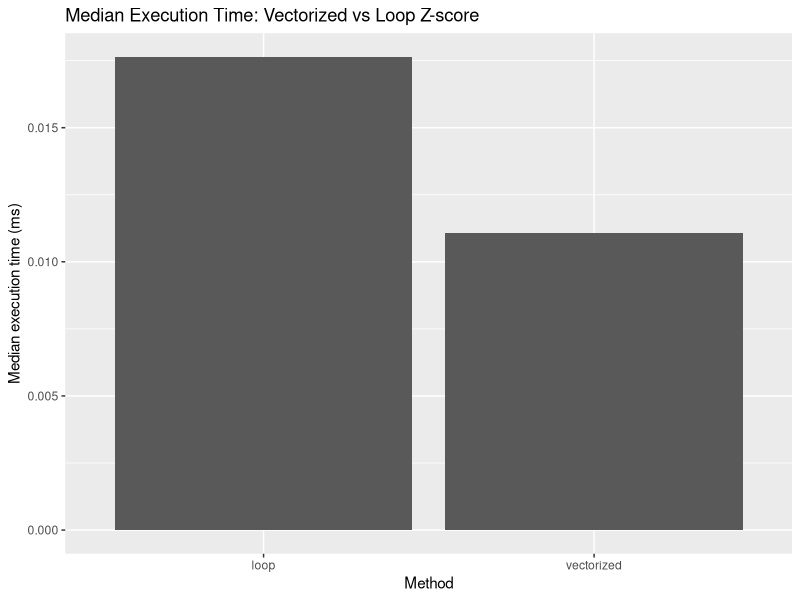
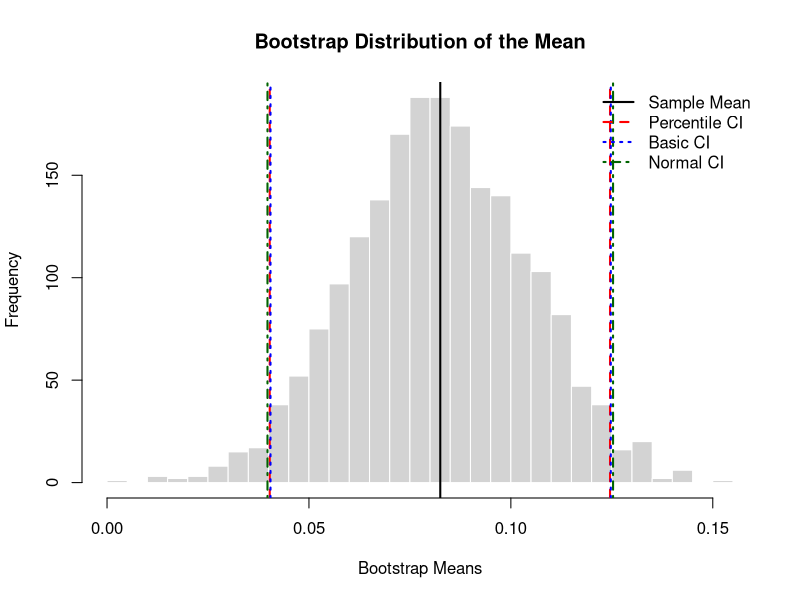
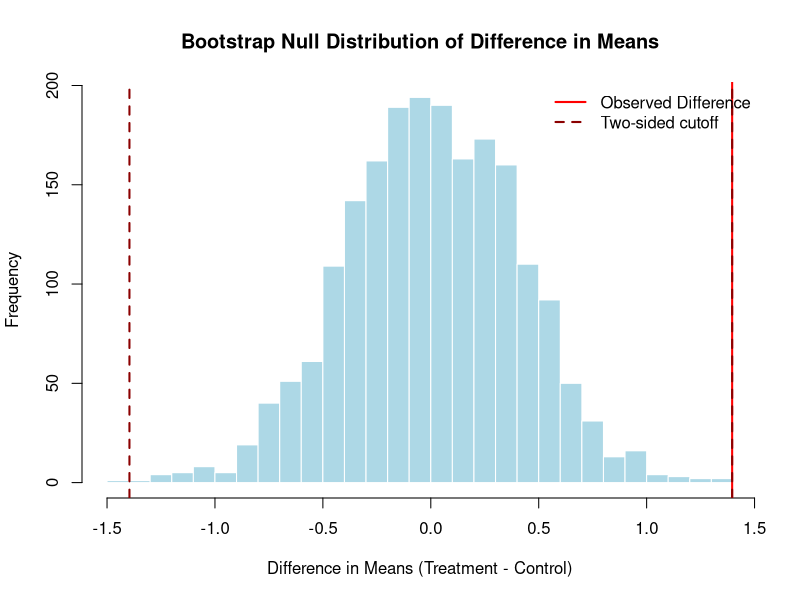

These charts were generated, in order, by the following R code:
## ---- chunk 1
library(tidyverse)
library(bench)
library(palmerpenguins)
library(purrr)
library(ggplot2)
## ---- chunk 2
x <- iris$Sepal.Length
vectorized_zscore <- function(x) {
  (x - mean(x)) / sd(x)
}

loop_zscore <- function(x) {
  z <- numeric(length(x))
  mu <- mean(x)
  s <- sd(x)
  
  for (i in seq_along(x)) {
    z[i] <- (x[i] - mu) / s
  }
  
  z
}

bm <- bench::mark(
  vectorized = vectorized_zscore(x),
  loop = loop_zscore(x),
  iterations = 50,
  check = TRUE
)

bm

## ---- chunk 3
bm_plot <- data.frame(
  method = as.character(bm$expression),
  median_time_ms = as.numeric(bm$median) * 1000
)
ggplot(bm_plot, aes(x = method, y = median_time_ms)) +
  geom_col() +
  labs(
    title = "Median Execution Time: Vectorized vs Loop Z-score",
    x = "Method",
    y = "Median execution time (ms)"
  )
## ---- chunk 4
head(ChickWeight)

ChickWeight_new <- ChickWeight %>%
  group_by(Chick) %>%
  mutate(
    Growth.Rate = (weight - lag(weight)) / (Time - lag(Time)),
    Weight.Gain.Percent = (last(weight) - first(weight)) / first(weight) * 100
  )

diet_summary <- ChickWeight_new %>%
  split(.$Diet) %>%
  map_dfr(~ tibble(
    Avg.Growth.Rate = mean(.x$Growth.Rate, na.rm = TRUE),
    Mean.Max.Weight = mean(tapply(.x$weight, .x$Chick, max),na.rm = TRUE)
  ), .id = "Diet")

diet_summary

## ---- chunk 5
library(palmerpenguins)
head(penguins)
species_list <- penguins %>%
  split(.$species) %>%
  map(~ {
    attr(.x, "sample_size") <- nrow(.x)
    .x
  })

species_list
attr(species_list$Adelie, "sample_size")
## ---- chunk 6
numeric_data <- penguins[, sapply(penguins, is.numeric)]

lapply(numeric_data, mean, na.rm = TRUE)

map_dbl(numeric_data, mean, na.rm = TRUE)

## ---- chunk 7
tapply(penguins$body_mass_g, penguins$species, mean, na.rm = TRUE)

tapply(penguins$body_mass_g, 
       list(penguins$species, penguins$sex), 
       mean, na.rm = TRUE)
## ---- chunk 8
x<-c(1,2,3)
y<-x
y[1]<-100
x
y
## ---- chunk 9
system.time({
  result <- numeric(0)
for (i in 1:10000) {
  result <- c(result, i^2)
}
})

system.time({
  result <- numeric(10000)
for (i in 1:10000) {
  result[i]<- i^2
}
})
## ---- chunk 10
A <- matrix(c(4, 2, 1, 5), nrow = 2)
B <- matrix(c(3, 1, 0, 2), nrow = 2)
C <- matrix(c(1, 3, 5, 2, 4, 6), nrow = 2)
## ---- chunk 11
A + B
A * B
A %*% B
t(A) %*% C
solve(A)
## ---- chunk 12
is_symmetric <- function(M) {
  if (nrow(M) != ncol(M)) {
    stop("Error: input matrix is not square")
  }
  isTRUE(all.equal(M, t(M)))
}

is_symmetric(A)              
is_symmetric(t(A) %*% A)     
is_symmetric(B)              
## ---- chunk 13
M <- matrix(c(4, 2, 2, 3), nrow = 2)
eig <- eigen(M)
eigenvalues <- eig$values
eigenvectors <- eig$vectors
print(eigenvalues)
print(eigenvectors)
## ---- chunk 14
for (i in 1:2) {
  x <- eigenvectors[, i]
  lambda <- eigenvalues[i]
  comparison <- cbind(M %*% x, lambda * x)
  colnames(comparison) <- c("M %*% x", "lambda * x")
  cat("--- Eigenvector", i, "---\n")
  print(comparison)
}

## ---- chunk 15
P <- eigenvectors
D <- diag(eigenvalues)
M_reconstructed <- P %*% D %*% solve(P)

print(M_reconstructed)
print(M)  
## ---- chunk 16
X <- matrix(c(3, 2, 2,
              2, 3, -2,
              2, -2, 3), nrow = 3, byrow = TRUE)

# SVD
svd_X <- svd(X)
svd_X

U <- svd_X$u
d <- svd_X$d
V <- svd_X$v

# Rank-1 approximation
X_rank1 <- d[1] * U[, 1] %*% t(V[, 1])

# Frobenius norm of the difference
fro_error <- norm(X - X_rank1, type = "F")

X_rank1
fro_error
## ---- chunk 17
set.seed(228)
n <- 100
x <- runif(n, -5, 5)
y <- 3 + 2 * x + rnorm(n, sd = 1)

# Design matrix
X <- cbind(1, x)

# QR decomposition approach
qr_X <- qr(X)
Q <- qr.Q(qr_X)
R <- qr.R(qr_X)

beta_qr <- solve(R, t(Q) %*% y)
beta_qr

# Compare with lm()
model <- lm(y ~ x)
coef(model)

# Optional: put results side by side
comparison <- data.frame(
  Method = c("QR", "lm"),
  Intercept = c(beta_qr[1], coef(model)[1]),
  Slope = c(beta_qr[2], coef(model)[2])
)
comparison
## ---- chunk 18
rosenbrock <- function(x) {
  x1 <- x[1]
  x2 <- x[2]
  (1 - x1)^2 + 100 * (x2 - x1^2)^2
}
## ---- chunk 19
rosenbrock_grad <- function(x) {
  x1 <- x[1]
  x2 <- x[2]
  
  c(
    -2 * (1 - x1) - 400 * x1 * (x2 - x1^2),
    200 * (x2 - x1^2)
  )
}
## ---- chunk 20
gradient_descent <- function(init, grad_fn, fn,
                             learning_rate = 0.001,
                             max_iter = 10000,
                             tol = 1e-6) {
  x <- init
  
  for (iter in 1:max_iter) {
    grad <- grad_fn(x)
    
    # stop if Euclidean norm of gradient is small enough
    if (sqrt(sum(grad^2)) < tol) {
      return(list(
        solution = x,
        value = fn(x),
        iterations = iter - 1,
        converged = TRUE
      ))
    }
    
    x <- x - learning_rate * grad
  }
  
  # if max_iter reached before convergence
  list(
    solution = x,
    value = fn(x),
    iterations = max_iter,
    converged = FALSE
  )
}
## ---- chunk 21
result <- gradient_descent(
  init = c(-1.2, 1.0),
  grad_fn = rosenbrock_grad,
  fn = rosenbrock,
  learning_rate = 0.001,
  max_iter = 10000,
  tol = 1e-6
)

result
## ---- chunk 22
# Starting point
x0 <- c(-1.2, 1.0)

# BFGS optimization
bfgs_result <- optim(
  par = x0,
  fn = rosenbrock,
  gr = rosenbrock_grad,
  method = "BFGS"
)

bfgs_result
## ---- chunk 23
# Nelder-Mead optimization
nm_result <- optim(
  par = x0,
  fn = rosenbrock,
  method = "Nelder-Mead"
)

nm_result

comparison_32 <- data.frame(
  Method = c("Gradient Descent", "BFGS", "Nelder-Mead"),
  x1 = c(result$solution[1], bfgs_result$par[1], nm_result$par[1]),
  x2 = c(result$solution[2], bfgs_result$par[2], nm_result$par[2]),
  FunctionValue = c(result$value, bfgs_result$value, nm_result$value),
  Iterations = unname(c(result$iterations, bfgs_result$counts[2], nm_result$counts[1])),
  FunctionEvaluations = unname(c(NA, bfgs_result$counts[1], nm_result$counts[1]))
)

comparison_32
## ---- chunk 24
run_simulation <- function(n_samples, n_reps, dist_type) {
  # Initialize storage for this condition
  estimates <- matrix(
    NA,
    nrow = n_reps,
    ncol = 3,
    dimnames = list(NULL, c("mean", "median", "trimmed"))
  )
  
  # Run n_reps replications
  for (k in 1:n_reps) {
    # Generate data under the specified distribution
    if (dist_type == "normal") {
      x <- rnorm(n_samples, mean = 0, sd = 1)
    } else if (dist_type == "t3") {
      x <- rt(n_samples, df = 3)
    } else if (dist_type == "contaminated") {
      # 90% from N(0,1), 10% from N(0,10)
      n_clean <- rbinom(1, n_samples, 0.9)
      x_clean <- rnorm(n_clean, mean = 0, sd = 1)
      x_cont <- rnorm(n_samples - n_clean, mean = 0, sd = sqrt(10))
      x <- c(x_clean, x_cont)
    } else {
      stop("dist_type must be 'normal', 't3', or 'contaminated'")
    }
    
    # Compute estimators
    estimates[k, "mean"] <- mean(x)
    estimates[k, "median"] <- median(x)
    estimates[k, "trimmed"] <- mean(x, trim = 0.1)
  }
  
  # Return results as a data frame
  return(as.data.frame(estimates))
}
## ---- chunk 25
summarize_metrics <- function(estimates_df, true_value = 0, dist_name) {
  summary_df <- data.frame(
    distribution = character(),
    estimator = character(),
    bias = numeric(),
    variance = numeric(),
    mse = numeric(),
    stringsAsFactors = FALSE
  )
  
  for (est in c("mean", "median", "trimmed")) {
    est_values <- estimates_df[[est]]
    
    bias_val <- mean(est_values) - true_value
    variance_val <- var(est_values)
    mse_val <- mean((est_values - true_value)^2)
    
    summary_df <- rbind(
      summary_df,
      data.frame(
        distribution = dist_name,
        estimator = est,
        bias = bias_val,
        variance = variance_val,
        mse = mse_val,
        stringsAsFactors = FALSE
      )
    )
  }
  
  return(summary_df)
}

set.seed(228)

# Run simulation for each distribution
sim_normal <- run_simulation(n_samples = 30, n_reps = 1000, dist_type = "normal")
sim_t3 <- run_simulation(n_samples = 30, n_reps = 1000, dist_type = "t3")
sim_cont <- run_simulation(n_samples = 30, n_reps = 1000, dist_type = "contaminated")

# Summarize performance
summary_normal <- summarize_metrics(sim_normal, true_value = 0, dist_name = "Normal(0,1)")
summary_t3 <- summarize_metrics(sim_t3, true_value = 0, dist_name = "t(df=3)")
summary_cont <- summarize_metrics(sim_cont, true_value = 0, dist_name = "Contaminated Normal")

# Combine results into one summary table
summary_table <- rbind(summary_normal, summary_t3, summary_cont)

# Round values for presentation
summary_table$bias <- round(summary_table$bias, 4)
summary_table$variance <- round(summary_table$variance, 4)
summary_table$mse <- round(summary_table$mse, 4)

summary_table

## ---- chunk 26
summary_table[order(summary_table$distribution, summary_table$mse), ]
## ---- chunk 27
bootstrap_mean <- function(x, B = 2000, ci_type = c("percentile", "basic", "normal")) {
  ci_type <- match.arg(ci_type)
  
  n <- length(x)
  theta_hat <- mean(x)
  
  # Store bootstrap means
  boot_stats <- numeric(B)
  
  # Monte Carlo bootstrap
  for (b in 1:B) {
    x_star <- sample(x, size = n, replace = TRUE)
    boot_stats[b] <- mean(x_star)
  }
  
  # Bootstrap standard error
  se_boot <- sd(boot_stats)
  
  # 95% CI
  alpha <- 0.05
  z <- qnorm(1 - alpha / 2)
  q_lower <- quantile(boot_stats, probs = alpha / 2)
  q_upper <- quantile(boot_stats, probs = 1 - alpha / 2)
  
  if (ci_type == "percentile") {
    ci <- unname(c(q_lower, q_upper))
  } else if (ci_type == "basic") {
    ci <- unname(c(2 * theta_hat - q_upper, 2 * theta_hat - q_lower))
  } else if (ci_type == "normal") {
    ci <- c(theta_hat - z * se_boot, theta_hat + z * se_boot)
  }
  
  return(list(
    estimate = theta_hat,
    se_boot = se_boot,
    ci = ci,
    boot_stats = boot_stats,
    ci_type = ci_type
  ))
}

set.seed(42)
returns <- rnorm(50, mean = 0.08, sd = 0.12)
returns <- returns + rexp(50, rate = 20) - 0.05

set.seed(228)
boot_perc <- bootstrap_mean(returns, B = 2000, ci_type = "percentile")

set.seed(228)
boot_basic <- bootstrap_mean(returns, B = 2000, ci_type = "basic")

set.seed(228)
boot_normal <- bootstrap_mean(returns, B = 2000, ci_type = "normal")

boot_perc$estimate
boot_perc$se_boot

boot_perc$ci
boot_basic$ci
boot_normal$ci

ci_table <- data.frame(
  Method = c("Percentile", "Basic", "Normal"),
  Lower = c(boot_perc$ci[1], boot_basic$ci[1], boot_normal$ci[1]),
  Upper = c(boot_perc$ci[2], boot_basic$ci[2], boot_normal$ci[2])
)

ci_table
## ---- chunk 28
hist(
  boot_perc$boot_stats,
  breaks = 25,
  main = "Bootstrap Distribution of the Mean",
  xlab = "Bootstrap Means",
  col = "lightgray",
  border = "white"
)

# Original sample mean
abline(v = boot_perc$estimate, lwd = 2, col = "black")

# Percentile CI
abline(v = boot_perc$ci, col = "red", lwd = 2, lty = 2)

# Basic CI
abline(v = boot_basic$ci, col = "blue", lwd = 2, lty = 3)

# Normal CI
abline(v = boot_normal$ci, col = "darkgreen", lwd = 2, lty = 4)

legend(
  "topright",
  legend = c("Sample Mean", "Percentile CI", "Basic CI", "Normal CI"),
  col = c("black", "red", "blue", "darkgreen"),
  lwd = 2,
  lty = c(1, 2, 3, 4),
  bty = "n"
)

## ---- chunk 29
bootstrap_ttest <- function(x, y, B = 2000) {
  n1 <- length(x)
  n2 <- length(y)
  
  # Observed difference in means
  obs_diff <- mean(y) - mean(x)
  
  # Enforce null hypothesis by centering both groups to common mean
  pooled_mean <- mean(c(x, y))
  x_null <- x - mean(x) + pooled_mean
  y_null <- y - mean(y) + pooled_mean
  
  # Bootstrap null distribution
  null_diffs <- numeric(B)
  
  for (b in 1:B) {
    x_star <- sample(x_null, size = n1, replace = TRUE)
    y_star <- sample(y_null, size = n2, replace = TRUE)
    null_diffs[b] <- mean(y_star) - mean(x_star)
  }
  
  # Two-sided bootstrap p-value
  p_boot <- mean(abs(null_diffs) >= abs(obs_diff))
  
  return(list(
    obs_diff = obs_diff,
    null_diffs = null_diffs,
    p_value = p_boot
  ))
}

set.seed(123)
control <- rnorm(40, mean = 10, sd = 2)
treatment <- rnorm(40, mean = 11.5, sd = 2)

set.seed(228)
boot_test <- bootstrap_ttest(control, treatment, B = 2000)

boot_test$obs_diff
boot_test$p_value
## ---- chunk 30
hist(
  boot_test$null_diffs,
  breaks = 30,
  main = "Bootstrap Null Distribution of Difference in Means",
  xlab = "Difference in Means (Treatment - Control)",
  col = "lightblue",
  border = "white"
)

abline(v = boot_test$obs_diff, col = "red", lwd = 2)
abline(v = -abs(boot_test$obs_diff), col = "darkred", lwd = 2, lty = 2)
abline(v = abs(boot_test$obs_diff), col = "darkred", lwd = 2, lty = 2)

legend(
  "topright",
  legend = c("Observed Difference", "Two-sided cutoff"),
  col = c("red", "darkred"),
  lwd = 2,
  lty = c(1, 2),
  bty = "n"
)
## ---- chunk 31
t_test_result <- t.test(treatment, control, var.equal = FALSE)
t_test_result
